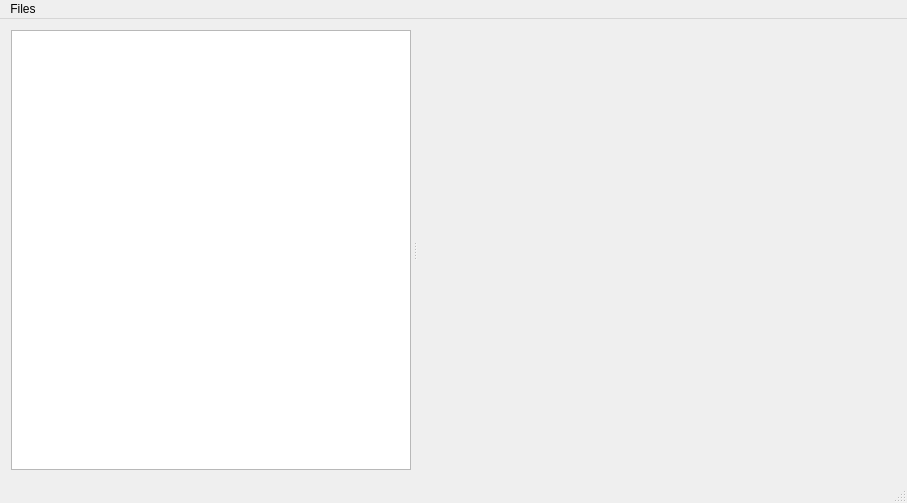
<?xml version="1.0" encoding="UTF-8"?>
<ui version="4.0">
 <class>MainWndClass</class>
 <widget class="QMainWindow" name="MainWndClass">
  <property name="geometry">
   <rect>
    <x>0</x>
    <y>0</y>
    <width>907</width>
    <height>503</height>
   </rect>
  </property>
  <property name="windowTitle">
   <string>Nabi</string>
  </property>
  <widget class="QWidget" name="centralWidget">
   <layout class="QHBoxLayout" name="horizontalLayout">
    <item>
     <widget class="QSplitter" name="splitter">
      <property name="lineWidth">
       <number>1</number>
      </property>
      <property name="orientation">
       <enum>Qt::Horizontal</enum>
      </property>
      <property name="handleWidth">
       <number>8</number>
      </property>
      <widget class="QTreeViewEx" name="folder">
       <property name="minimumSize">
        <size>
         <width>400</width>
         <height>0</height>
        </size>
       </property>
      </widget>
      <widget class="gtl::qt::xMatView" name="view" native="true">
       <property name="minimumSize">
        <size>
         <width>400</width>
         <height>0</height>
        </size>
       </property>
       <property name="focusPolicy">
        <enum>Qt::TabFocus</enum>
       </property>
      </widget>
     </widget>
    </item>
   </layout>
  </widget>
  <widget class="QStatusBar" name="statusBar"/>
  <widget class="QMenuBar" name="menuBar">
   <property name="geometry">
    <rect>
     <x>0</x>
     <y>0</y>
     <width>907</width>
     <height>22</height>
    </rect>
   </property>
   <property name="nativeMenuBar">
    <bool>true</bool>
   </property>
   <widget class="QMenu" name="menuFile">
    <property name="tearOffEnabled">
     <bool>false</bool>
    </property>
    <property name="title">
     <string notr="true">Files</string>
    </property>
    <addaction name="actionRotate"/>
    <addaction name="separator"/>
    <addaction name="actionAbout"/>
   </widget>
   <addaction name="menuFile"/>
  </widget>
  <action name="actionAbout">
   <property name="text">
    <string>About Nabi</string>
   </property>
  </action>
  <action name="actionRotate">
   <property name="text">
    <string>Rotate</string>
   </property>
  </action>
 </widget>
 <layoutdefault spacing="6" margin="11"/>
 <customwidgets>
  <customwidget>
   <class>gtl::qt::xMatView</class>
   <extends>QWidget</extends>
   <header>gtl/qt/MatView/MatView.h</header>
   <container>1</container>
  </customwidget>
  <customwidget>
   <class>QTreeViewEx</class>
   <extends>QTreeView</extends>
   <header>qtreeviewex.h</header>
  </customwidget>
 </customwidgets>
 <resources>
  <include location="resource.qrc"/>
 </resources>
 <connections/>
</ui>
